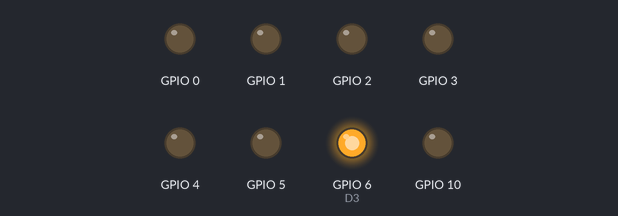
The sketch below on a simulated ESP32-S3. Parts: output pins drawn as LEDs (lit = HIGH). Pins used as bus, display or sensor lines are not drawn.

Above: at 4.0 s.
At 9.0 s:
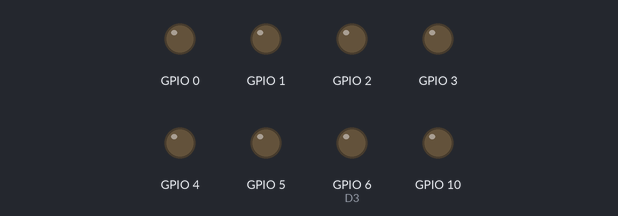
Timing chart, 0 to 13.0 s (numbered marks = the images above):
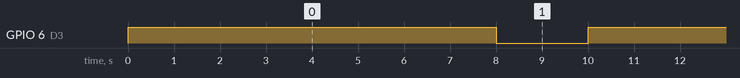

Measured:
- by itself, GPIO 6 (D3): alternates HIGH for 8.0 s and LOW for 2.0 s

The sketch:

Lab4Traffic.ino
```cpp
#include <scheduler.h>

#define D3 6  // Light 1 - A
#define D4 7  // Light 1 - B
#define D5 8  // Light 2 - A
#define D6 9  // Light 2 - B

// FSM states
enum TrafficState {
  STATE_RED,
  STATE_GREEN,
  STATE_YELLOW
};

// FSM for L1
TrafficState stateL1 = STATE_RED;
int timerL1 = 5;

// FSM for L2
TrafficState stateL2 = STATE_GREEN;
int timerL2 = 3;

// Control Light 1 (L1)
void setLightColorL1(const char* color) {
  if (strcmp(color, "RED") == 0) {
    digitalWrite(D3, HIGH);
    digitalWrite(D4, HIGH);
  } else if (strcmp(color, "GREEN") == 0) {
    digitalWrite(D3, HIGH);
    digitalWrite(D4, LOW);
  } else if (strcmp(color, "YELLOW") == 0) {
    digitalWrite(D3, LOW);
    digitalWrite(D4, HIGH);
  } else {
    digitalWrite(D3, LOW);
    digitalWrite(D4, LOW); // OFF
  }
}

// Control Light 2 (L2)
void setLightColorL2(const char* color) {
  if (strcmp(color, "RED") == 0) {
    digitalWrite(D5, HIGH);
    digitalWrite(D6, HIGH);
  } else if (strcmp(color, "GREEN") == 0) {
    digitalWrite(D5, HIGH);
    digitalWrite(D6, LOW);
  } else if (strcmp(color, "YELLOW") == 0) {
    digitalWrite(D5, LOW);
    digitalWrite(D6, HIGH);
  } else {
    digitalWrite(D5, LOW);
    digitalWrite(D6, LOW); // OFF
  }
}

// FSM logic for L1
void taskUpdateL1() {
  switch (stateL1) {
    case STATE_RED:
      setLightColorL1("RED");
      if (--timerL1 <= 0) {
        stateL1 = STATE_GREEN;
        timerL1 = 3;
      }
      break;

    case STATE_GREEN:
      setLightColorL1("GREEN");
      if (--timerL1 <= 0) {
        stateL1 = STATE_YELLOW;
        timerL1 = 2;
      }
      break;

    case STATE_YELLOW:
      setLightColorL1("YELLOW");
      if (--timerL1 <= 0) {
        stateL1 = STATE_RED;
        timerL1 = 5;
      }
      break;
  }
}

// FSM logic for L2
void taskUpdateL2() {
  switch (stateL2) {
    case STATE_RED:
      setLightColorL2("RED");
      if (--timerL2 <= 0) {
        stateL2 = STATE_GREEN;
        timerL2 = 3;
      }
      break;

    case STATE_GREEN:
      setLightColorL2("GREEN");
      if (--timerL2 <= 0) {
        stateL2 = STATE_YELLOW;
        timerL2 = 2;
      }
      break;

    case STATE_YELLOW:
      setLightColorL2("YELLOW");
      if (--timerL2 <= 0) {
        stateL2 = STATE_RED;
        timerL2 = 5;
      }
      break;
  }
}

// Scheduler timer tick task
void TIMER_ISR(void *pvParameters) {
  while (1) {
    SCH_Update();
    vTaskDelay(pdMS_TO_TICKS(10)); // 10ms tick
  }
}

void setup() {
  for (int i = 0; i <= 10; i++) {
    pinMode(i, OUTPUT);
    digitalWrite(i, LOW);
  }

  xTaskCreate(TIMER_ISR, "TIMER_ISR", 2048, NULL, 2, NULL);

  SCH_Init();
  SCH_Add_Task(taskUpdateL1, 0, 100); // every 1s
  SCH_Add_Task(taskUpdateL2, 0, 100); // every 1s
}

void loop() {
  SCH_Dispatch_Tasks();
}


/*
### LEGACY CODE ###
#include <scheduler.h>
#define LED_PIN 48
#define D3 6
#define D4 7
#define D5 8
#define D6 9

void TIMER_ISR(void *pvParameters) {

  while(1) {
    SCH_Update();
    vTaskDelay(10);
  }
}

int timeCounter = 0;
void taskUpdate(){
  // whole sequence takes 9 seconds. red (0-5), green (6-8), yellow (8-9)
  // change light on first set of leds
  if(timeCounter < 5){
    digitalWrite(D3, HIGH);
    digitalWrite(D4, HIGH);
  }
  else if(timeCounter < 8){

    digitalWrite(D3, HIGH);
    digitalWrite(D4, LOW);
  }
  else if(timeCounter < 10){
    digitalWrite(D3, LOW);
    digitalWrite(D4, HIGH);
  }

  int shiftedTime = (timeCounter + 5) % 10;

  // change light on second set of leds
  if(shiftedTime < 5){
    digitalWrite(D5, HIGH);
    digitalWrite(D6, HIGH);
  }
  else if(shiftedTime < 8){

    digitalWrite(D5, HIGH);
    digitalWrite(D6, LOW);
  }
  else if(shiftedTime < 10){
    digitalWrite(D5, LOW);
    digitalWrite(D6, HIGH);
  }

  //increase the tick timeCounter
  timeCounter++;

  //reset timer after 9 second sequence
  if (timeCounter >= 10)
    timeCounter = 0;
}


void setup() {
  // put your setup code here, to run once:
  pinMode(LED_PIN, OUTPUT);

  for(int i = 0; i<=10; i++){
    pinMode(i, OUTPUT);
  }

  xTaskCreate(TIMER_ISR, "TIMER_ISR", 2048, NULL, 2, NULL);

  SCH_Init();
  SCH_Add_Task(taskUpdate, 0, 100);

}

void loop() {
  SCH_Dispatch_Tasks();
}
*/
```

scheduler.c
```cpp
#include "Arduino.h"
#include "scheduler.h"

#ifdef __cplusplus
extern "C" {
#endif

#define INTERRUPT_CYCLE			10 // 10 milliseconds
#define PRESCALER				64
#define COUNTER_START 			65536 - INTERRUPT_CYCLE * 1000 * 16 / 64	// 16M is Core Clock

typedef struct {
	void ( * pTask)(void);
	uint32_t Delay;
	uint32_t Period;
	uint8_t RunMe;
	uint32_t TaskID;
} sTask;

// The array of tasks
static sTask SCH_tasks_G[SCH_MAX_TASKS];
static uint8_t array_Of_Task_ID[SCH_MAX_TASKS];
static uint32_t newTaskID = 0;
static uint32_t rearQueue = 0;
static uint32_t count_SCH_Update = 0;


static uint32_t Get_New_Task_ID(void);
static void TIMER_Init();

//Hardware timer handler
hw_timer_t *Timer0_Cfg = NULL;


void SCH_Init(void){
	//TIMER_Init();

}

void SCH_Update(void){
	// Check if there is a task at this location
	count_SCH_Update ++;
	if (SCH_tasks_G[0].pTask && SCH_tasks_G[0].RunMe == 0) {
		if(SCH_tasks_G[0].Delay > 0){
			SCH_tasks_G[0].Delay = SCH_tasks_G[0].Delay - 1;
		}
		if (SCH_tasks_G[0].Delay == 0) {
			SCH_tasks_G[0].RunMe = 1;
		}
	}
}
uint32_t SCH_Add_Task(void (* pFunction)(), uint32_t DELAY, uint32_t PERIOD){
	uint8_t newTaskIndex = 0;
	uint32_t sumDelay = 0;
	uint32_t newDelay = 0;

	for(newTaskIndex = 0; newTaskIndex < SCH_MAX_TASKS; newTaskIndex ++){
		sumDelay = sumDelay + SCH_tasks_G[newTaskIndex].Delay;
		if(sumDelay > DELAY){
			newDelay = DELAY - (sumDelay - SCH_tasks_G[newTaskIndex].Delay);
			SCH_tasks_G[newTaskIndex].Delay = sumDelay - DELAY;
			for(uint8_t i = SCH_MAX_TASKS - 1; i > newTaskIndex; i --){
//				if(SCH_tasks_G[i - 1].pTask != 0)
				{
					SCH_tasks_G[i].pTask = SCH_tasks_G[i - 1].pTask;
					SCH_tasks_G[i].Period = SCH_tasks_G[i - 1].Period;
					SCH_tasks_G[i].Delay = SCH_tasks_G[i - 1].Delay;
//					SCH_tasks_G[i].RunMe = SCH_tasks_G[i - 1].RunMe;
					SCH_tasks_G[i].TaskID = SCH_tasks_G[i - 1].TaskID;
				}
			}
			SCH_tasks_G[newTaskIndex].pTask = pFunction;
			SCH_tasks_G[newTaskIndex].Delay = newDelay;
			SCH_tasks_G[newTaskIndex].Period = PERIOD;
			if(SCH_tasks_G[newTaskIndex].Delay == 0){
				SCH_tasks_G[newTaskIndex].RunMe = 1;
			} else {
				SCH_tasks_G[newTaskIndex].RunMe = 0;
			}
			SCH_tasks_G[newTaskIndex].TaskID = Get_New_Task_ID();
			return SCH_tasks_G[newTaskIndex].TaskID;
		} else {
			if(SCH_tasks_G[newTaskIndex].pTask == 0x0000){
				SCH_tasks_G[newTaskIndex].pTask = pFunction;
				SCH_tasks_G[newTaskIndex].Delay = DELAY - sumDelay;
				SCH_tasks_G[newTaskIndex].Period = PERIOD;
				if(SCH_tasks_G[newTaskIndex].Delay == 0){
					SCH_tasks_G[newTaskIndex].RunMe = 1;
				} else {
					SCH_tasks_G[newTaskIndex].RunMe = 0;
				}
				SCH_tasks_G[newTaskIndex].TaskID = Get_New_Task_ID();
				return SCH_tasks_G[newTaskIndex].TaskID;
			}
		}
	}
	return SCH_tasks_G[newTaskIndex].TaskID;
}


uint8_t SCH_Delete_Task(uint32_t taskID){
	uint8_t Return_code  = 0;
	uint8_t taskIndex;
	uint8_t j;
	if(taskID != NO_TASK_ID){
		for(taskIndex = 0; taskIndex < SCH_MAX_TASKS; taskIndex ++){
			if(SCH_tasks_G[taskIndex].TaskID == taskID){
				Return_code = 1;
				if(taskIndex != 0 && taskIndex < SCH_MAX_TASKS - 1){
					if(SCH_tasks_G[taskIndex+1].pTask != 0x0000){
						SCH_tasks_G[taskIndex+1].Delay += SCH_tasks_G[taskIndex].Delay;
					}
				}

				for( j = taskIndex; j < SCH_MAX_TASKS - 1; j ++){
					SCH_tasks_G[j].pTask = SCH_tasks_G[j+1].pTask;
					SCH_tasks_G[j].Period = SCH_tasks_G[j+1].Period;
					SCH_tasks_G[j].Delay = SCH_tasks_G[j+1].Delay;
					SCH_tasks_G[j].RunMe = SCH_tasks_G[j+1].RunMe;
					SCH_tasks_G[j].TaskID = SCH_tasks_G[j+1].TaskID;
				}
				SCH_tasks_G[j].pTask = 0;
				SCH_tasks_G[j].Period = 0;
				SCH_tasks_G[j].Delay = 0;
				SCH_tasks_G[j].RunMe = 0;
				SCH_tasks_G[j].TaskID = 0;
				return Return_code;
			}
		}
	}
	return Return_code; // return status
}

void SCH_Dispatch_Tasks(void){
	if(SCH_tasks_G[0].RunMe > 0) {
		(*SCH_tasks_G[0].pTask)(); // Run the task
		SCH_tasks_G[0].RunMe = 0; // Reset / reduce RunMe flag
		sTask temtask = SCH_tasks_G[0];
		SCH_Delete_Task(temtask.TaskID);
		if (temtask.Period != 0) {
			SCH_Add_Task(temtask.pTask, temtask.Period, temtask.Period);
		}
	}
}

static uint32_t Get_New_Task_ID(void){
	newTaskID++;
	if(newTaskID == NO_TASK_ID){
		newTaskID++;
	}
	return newTaskID;
}

void IRAM_ATTR Timer0_ISR()
{
    SCH_Update();
}

void static TIMER_Init(){

}


#ifdef __cplusplus
}
#endif
```

scheduler.h
```cpp
#ifndef APP_SCHEDULER_H_
#define APP_SCHEDULER_H_

#include "stdint.h"


#define SCH_MAX_TASKS 			40
#define	NO_TASK_ID				0

#ifdef __cplusplus
extern "C" {
#endif

    void SCH_Init(void);
    void SCH_Update(void);
    uint32_t SCH_Add_Task(void (*p_function)(), uint32_t DELAY, uint32_t PERIOD);
    void SCH_Dispatch_Tasks(void);
    uint8_t SCH_Delete_Task(uint32_t TASK_ID);

#ifdef __cplusplus
}
#endif
#endif /* APP_SCHEDULER_H_ */
```
